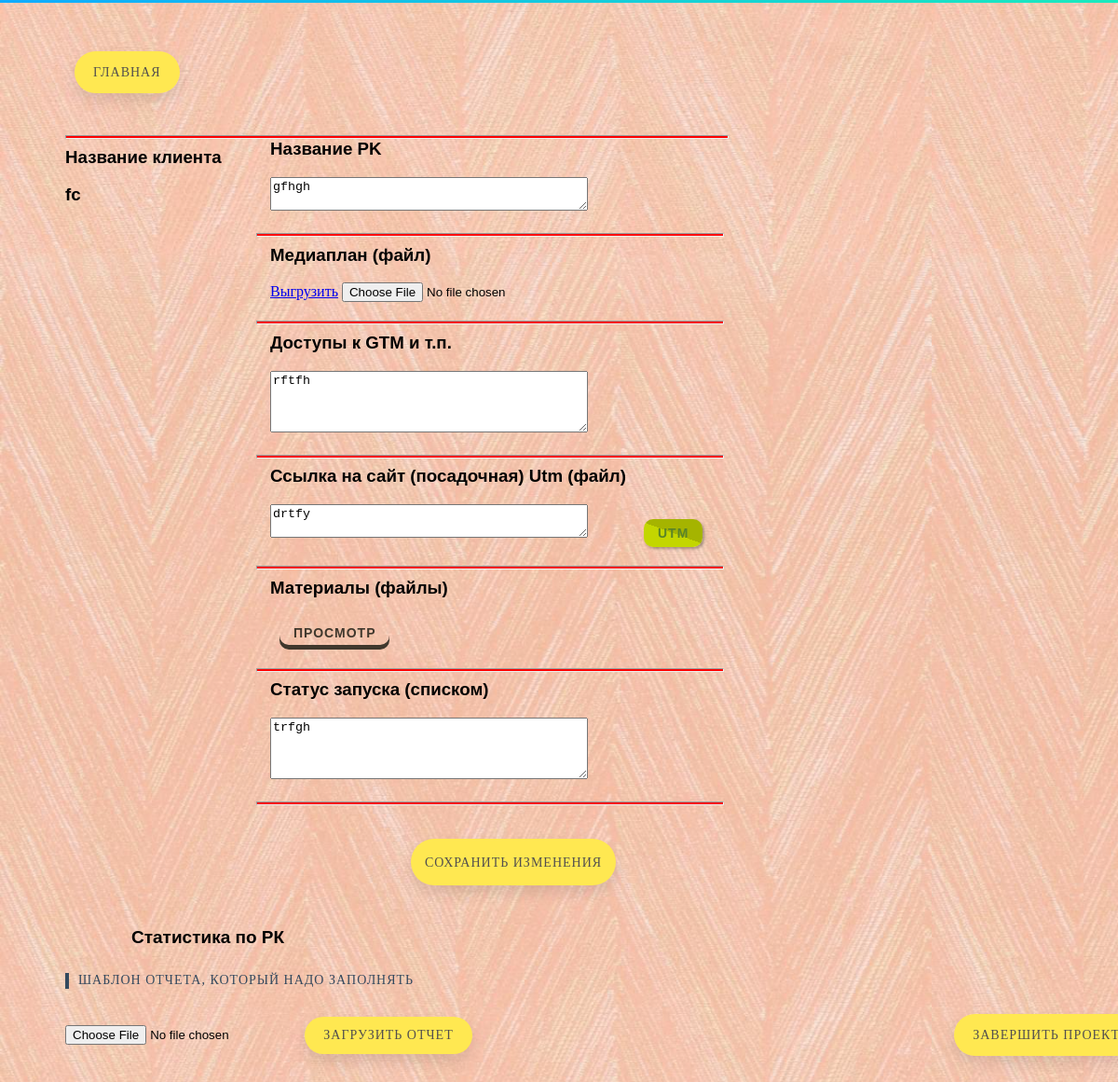
The app's page /cleared/gfhgh/ (signed in) with its own data.
### exel/models.py (models this page shows, shortened)
class Cleared(models.Model):
    username = models.CharField(max_length = 60)
    client = models.CharField(max_length = 50)
    name_rk = models.CharField(max_length = 200)
    mp = models.FileField(upload_to = content_file_name, null=True)
    comments = models.TextField(null=True)
    access = models.TextField(null=True)
    landing = models.CharField(max_length = 60, null=True)
    utm = models.FileField(upload_to = content_file_name, null=True)

class Report(models.Model):
    file = models.FileField(upload_to ='pattern')

### exel/views.py (the view, shortened to what this page needs)
# urls.py: path('cleared/<name_rk>/', views.cleared, name='but_cleared'),
def cleared(request, name_rk):
    if request.user.is_authenticated:
        username = request.user.username
        try:
            f = Cleared.objects.get(username=username,
                                                 name_rk=name_rk)
            data = {
               'file': f,
               'report': Report.objects.all(),
               'form2': ReportForm,
               'form1': ClearForm(initial={
                   'name_rk': name_rk,
                   'comments': f.comments,
                   'landing': f.landing,
                   'access': f.access
                       }),
               }
            return render(request, 'but_cleared.html', data)
        except MultipleObjectsReturned:
            pass

### exel/forms.py
class ClearForm(forms.ModelForm):
    comments = forms.CharField(widget=forms.Textarea(attrs={'rows':4, 'cols':40}))
    access = forms.CharField(widget=forms.Textarea(attrs={'rows':4, 'cols':40}))
    mp = forms.FileField(required=False)
    name_rk = forms.CharField(widget=forms.Textarea(attrs={'rows':2, 'cols':40}))
    landing = forms.CharField(widget=forms.Textarea(attrs={'rows':2, 'cols':40}))
    class Meta:
        model = Cleared
        fields = ['comments', 'access', 'landing', 'mp', 'name_rk',]

### exel/templates/but_cleared.html (shortened to what this page needs)
{% extends 'download_calc.html' %}
{% load static %}
{% block content %}
    <div class="clear">
    <a href="{% url 'exel:main' %}" class="button">Главная</a>
	<form method="post" enctype="multipart/form-data" id="cl">
		<hr class="hr1">
		<h3>Название клиента</h3>
            <h3>{{file.client}}</h3>
		<div class="cl">
        	<h3>Название PK</h3>
            {{form1.name_rk}}
           	<hr>
        	<h3>Медиаплан (файл)</h3>
        	<a href="{{file.mp.url}}">Выгрузить</a>
        	{{form1.mp}}
        	<hr>
        	<h3>Доступы к GTM и т.п.</h3>
        	{{form1.access}}
        	<hr>
        	<h3>Ссылка на сайт (посадочная) Utm (файл)</h3>
        	{{form1.landing}}
        	<a class="four" href="{% url 'exel:utm' file.name_rk %}">Utm</a>
        	<hr>
        	<h3>Материалы (файлы)</h3>
        	<a class="five" href="{% url 'exel:materials' file.name_rk %}">просмотр</a>
        	<hr>
        	<h3>Статус запуска (списком)</h3>
        	{{form1.comments}}
        	<hr>
    	</div>
    	<input class="button1" type="submit" name="form1" value="Сохранить изменения">
	</form>
	<p id="rk">Статистика по РК</p>
	{%for r in report%}
        <a class="s131" href="{{ r.file.url }}">Шаблон отчета, который надо заполнять</a>
    {%endfor%}
    <form  method="post" enctype="multipart/form-data">
        {{form2.report}}
        <input type="submit" name="form2" class="button3" value="Загрузить отчет">
        <a href="{% url 'exel:complete' file.name_rk %}" class="button2" id="complete">Завершить проект</a>
	</form>
    </div>
{% endblock %}

### exel/static/download_calc.css (style rules this page uses)
body { background: url(../static/background/11.png); }
h3 { font-family: SEGOE SCRIPT, sans-serif; }
.button { position: relative; top: 30px; padding: 15px 20px; text-decoration: none; margin: 8px 10px; cursor: pointer; width: 200px; height: 35px; border-radius: 45px; font-family: Libre Baskerville, serif; font-size: 14px; text-transform: uppercase; text-align: center; letter-spacing: 1px; line-height: 35px; color: #524f4e; background: #ffe851; box-shadow: 0 8px 15px rgba(0, 0, 0, .1); transition: .3s; }
::placeholder { color:#cbd0d5; }
html::after { content:''; background: linear-gradient(21deg, #10abff, #1beabd); height:3px; width:100%; position:absolute; left:0; top:0; }
.clear { position: absolute; left: 70px; top: 30px; }
form#cl { position: relative; margin-top: 70px; }
.hr1 { height: 2px; width: 710px; background: red; position: relative; top: 10px; margin-top: 10px; left: -5px; }
div.cl hr { height: 2px; width: 500px; background: red; position: relative; top: 10px; margin-top: 10px; left: -15px; }
.s131 { color: #34495e; line-height: 1.2; position: relative; padding: 0 14px; text-transform: uppercase; text-decoration: none; display: inline-block; letter-spacing: 1px; margin: 20px 0px; font-size: 14px; font-family: 'Fredoka One', cursive; transition: .3s ease-in-out; }
.s131:after { content: ""; height: 100%; min-width: 4px; background: #34495e; position: absolute; left: 0; bottom: 0; transition: .5s; }
a.five { border-radius: 10px; color: #40382D; box-shadow: inset 0 -5px 0 #40382D; display: inline-block; text-decoration: none; text-transform: uppercase; letter-spacing: 1px; margin: 0px 0px 0px 10px; padding: 10px 15px; font-size: 14px; font-weight: bold; font-family: 'Montserrat', sans-serif; transition: 0.4s ease-in-out; }
a.four { border-radius: 10px; color: #598428; background: -webkit-linear-gradient(70deg, #C3D600, #C3D600 50%, #A5B400 50%); background: -o-linear-gradient(20deg, #C3D600, #C3D600 50%, #A5B400 50%); background: linear-gradient(20deg, #C3D600, #C3D600 50%, #A5B400 50%); box-shadow: 2px 2px 3px rgba(0, 0, 0, 0.3); display: inline-block; text-decoration: none; text-transform: uppercase; letter-spacing: 1px; margin: 0px 0px 0px 56px; padding: 7px 15px; font-size: 14px; font-weight: bold; font-family: 'Montserrat', sans-serif; transition: 0.4s ease-in-out; }
.cl { position: relative; margin-left: 220px; margin-top: -90px; }
#complete { position: relative; left: 60%; }
.button1 { position: relative; top: 30px; left: 50%; border: none; text-decoration: none; margin: 8px 10px; cursor: pointer; width: 220px; height: 50px; border-radius: 45px; font-family: Libre Baskerville, serif; font-size: 14px; text-transform: uppercase; text-align: center; letter-spacing: 1px; line-height: 35px; color: #524f4e; background: #ffe851; box-shadow: 0 8px 15px rgba(0, 0, 0, .1); transition: .3s; }
.button3 { position: relative; border: none; text-decoration: none; margin: 10px 40px 50px 0px; cursor: pointer; width: 180px; height: 40px; border-radius: 45px; font-family: Libre Baskerville, serif; font-size: 14px; text-transform: uppercase; text-align: center; letter-spacing: 1px; line-height: 35px; color: #524f4e; background: #ffe851; box-shadow: 0 8px 15px rgba(0, 0, 0, .1); transition: .3s; }
.button2 { position: relative; margin: -50px 0px 0px 40px; text-decoration: none; cursor: pointer; padding: 15px 20px; width: 220px; height: 50px; border-radius: 45px; font-family: Libre Baskerville, serif; font-size: 14px; text-transform: uppercase; text-align: center; letter-spacing: 1px; line-height: 35px; color: #524f4e; background: #ffe851; box-shadow: 0 8px 15px rgba(0, 0, 0, .1); transition: .3s; }
p#rk { margin: 60px 0px 0px 56px; padding: 7px 15px; font-size: 19px; font-weight: bold; font-family: 'Montserrat', sans-serif; }

### records on screen
Cleared: client "fc", name_rk "gfhgh", access "rftfh", landing "drtfy", comments "trfgh"
